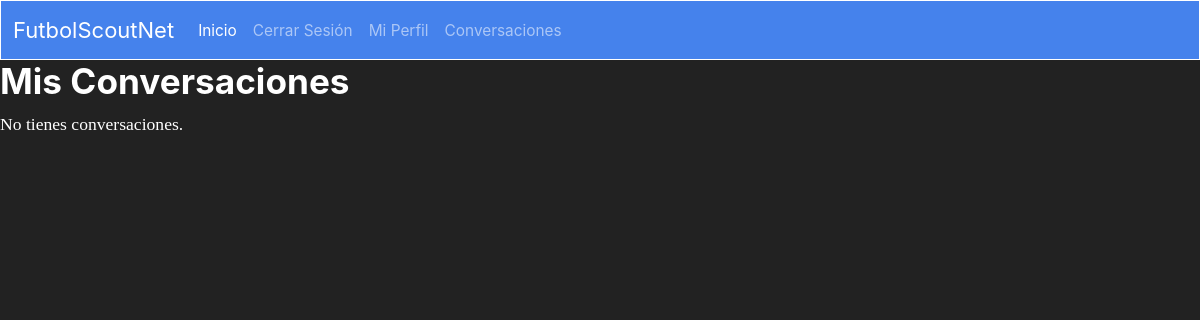
The page /conversaciones/ (signed in) on the database as committed earlier.
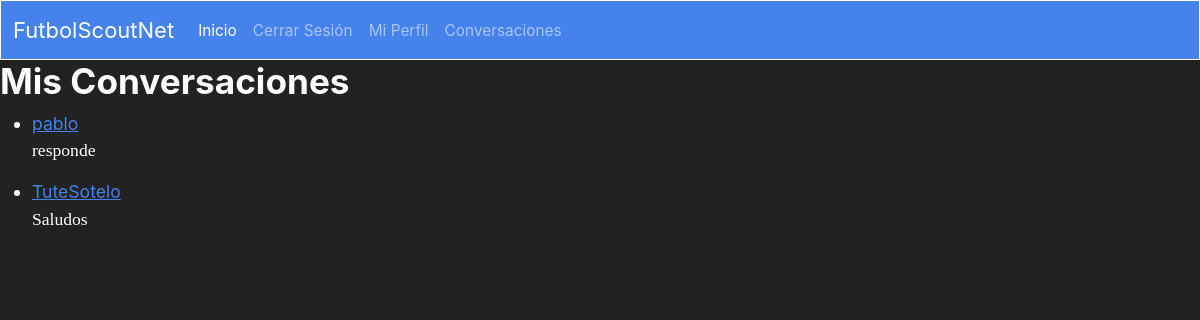
The same page on the database as committed later.
### sitio/models.py (models this page shows)
class Conversacion(models.Model):
    user_uno = models.ForeignKey(User, on_delete=models.CASCADE, related_name='conversaciones_uno', null=True, blank=True)
    user_dos = models.ForeignKey(User, on_delete=models.CASCADE, related_name='conversaciones_dos', null=True, blank=True)

### sitio/views.py (the view)
# urls.py: path('conversaciones/', views.conversaciones, name='conversaciones'),
@login_required
def conversaciones(request):
    subquery = Mensaje.objects.filter(conversacion=OuterRef('pk')).order_by('-fecha').values('texto')[:1]
    conversaciones = Conversacion.objects.annotate(
        ultimo_mensaje=Subquery(subquery)
    ).filter(
        Q(user_uno=request.user) | Q(user_dos=request.user)
    ).exclude(
        Q(user_uno=request.user, user_dos=request.user)
    )
    return render(request, 'conversaciones.html', {'conversaciones': conversaciones})

### sitio/templates/conversaciones.html
{% extends 'layout.html' %}
{% block contenido %}
  <h2>Mis Conversaciones</h2>
  {% if conversaciones %}
    <ul>
      {% for conversacion in conversaciones %}
        <li>
          <a href="{% url 'mensajes' username=conversacion.user_dos.username %}">{{ conversacion.user_dos.username }}</a>
          <p>{{ conversacion.ultimo_mensaje }}</p>
        </li>
      {% endfor %}
    </ul>
  {% else %}
    <p>No tienes conversaciones.</p>
  {% endif %}
{% endblock %}

### sitio/templates/layout.html (shortened to what this page needs)
{% extends 'base.html' %}
{% load static %}
{% block content %}
<body>
    <nav class="navbar navbar-expand-lg bg-primary" data-bs-theme="dark" style="border: 1px solid white;">
      <div class="container-fluid">
        <a class="navbar-brand">FutbolScoutNet</a>
        <div class="collapse navbar-collapse" id="navbarColor02">
          <ul class="navbar-nav me-auto">
            <li class="nav-item">
              <a class="nav-link active" href="/home">Inicio
              </a>
            </li>
            {% if user.is_authenticated %}
              <li class="nav-item">
                  <a class="nav-link" href="/accounts/logout/">Cerrar Sesión</a>
              </li>
              <li class="nav-item">
                  <a class="nav-link" href="/profile/{{request.user.username}}">Mi Perfil</a>
              </li>
              <li class="nav-item">
                  <a class="nav-link" href="/conversaciones">Conversaciones</a>
              </li>
            {% endif %}
          </ul>
        </div>
      </div>
    </nav>
    {% block contenido %}
    {% endblock %}
</body>
{% endblock %}

### templates/base.html (shortened to what this page needs)
{% load static %}
<!DOCTYPE html>
<html>
<head>
  <link rel="stylesheet" href="https://bootswatch.com/5/litera/bootstrap.css" />
</head>
<body>
  {% block content %}
  {% endblock %}
</body>
</html>

### templates/base.html (style rules this page uses)
body { background-color: #222; color: white; }

Rows that differ between the two databases and show on the page:
added Conversacion: user_dos.username "pablo", ultimo_mensaje "responde"
added Conversacion: user_dos.username "TuteSotelo", ultimo_mensaje "Saludos"
Other text that changed with them:
text no longer shown: "No tienes conversaciones."
